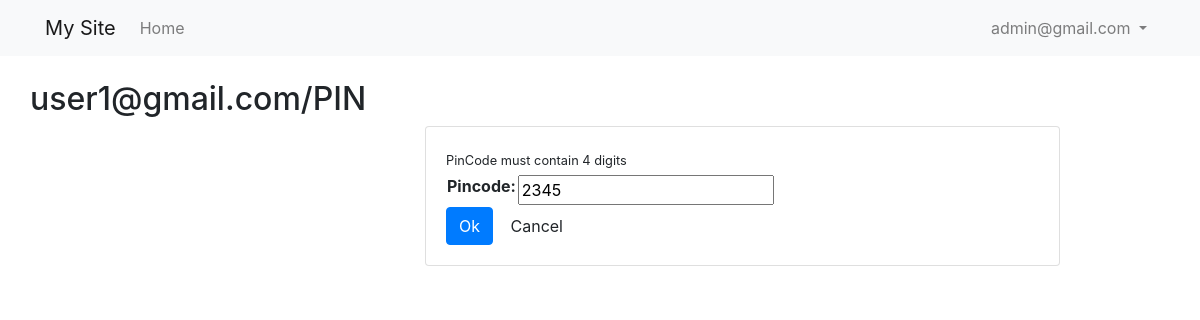
Screenshot of /pinupdate/2/ (signed in) with the database file from the repository.
### users/models.py (models this page shows, shortened)
class CustomUser(AbstractBaseUser, PermissionsMixin):
    url_height = models.PositiveIntegerField(null=True)
    url_width = models.PositiveIntegerField(null=True)
    first_name = models.CharField("user's first name", max_length=30)
    last_name = models.CharField("user's last name", max_length=30)
    photo = models.ImageField(default="usernophoto.jpg", width_field='url_width', height_field='url_height', upload_to='user_photos',
                              null=True, blank=True)
    email = models.EmailField(_('email address'), unique=True)
    country = models.CharField(max_length=300, choices=(
        ('US', 'United States'),
        ('FR', 'France'),
        ('CN', 'China'),
        ('RU', 'Russia'),
        ('IT', 'Italy')
    )
                               )
    about = models.TextField(verbose_name='about', null=True, blank=True, max_length=300)
    pincode = models.CharField(max_length=4,blank=True)
    role = models.CharField(max_length=300, choices=(
        ('A', 'Admin'),
        ('E', 'Expert'),
        ('C', 'Competitor'),
        ('N', 'No role'),
    )
                            ,default=('N', 'No role'))
    event = models.ForeignKey(Event, on_delete=models.SET_NULL,null=True, blank=True)
    is_staff = models.BooleanField(default=False)
    is_active = models.BooleanField(default=True)
    date_joined = models.DateTimeField(default=timezone.now)
    USERNAME_FIELD = 'email'
    EMAIL_FIELD = 'email'
    REQUIRED_FIELDS = ['first_name', 'last_name']
    objects = CustomUserManager()
    class Meta():
        ordering = ['date_joined']

### users/views.py (the view)
# urls.py: path('pinupdate/<int:pk>/', views.UpdatePinCodeView.as_view(), name="pin"),
class UpdatePinCodeView(generic.UpdateView):
    model = CustomUser
    form_class = PinCodeForm
    template_name = 'registration/pincode.html'
    success_url = reverse_lazy('home')

### users/forms.py
class PinCodeForm(UserChangeForm):
    pincode = forms.CharField(max_length=4, validators=[RegexValidator(regex=r'^\d{4}$',
                                                                       message='PinCode must contain 4 digits / Пинкод должен состоять из 4 цифр',
                                                                       code='Wrong_Pin_Regex')],
                              help_text="PinCode must contain 4 digits")
    class Meta:
        model = CustomUser
        fields = ['pincode']

### templates/registration/pincode.html (shortened to what this page needs)
{% extends 'base.html' %}
{% load static %}
{% block content %}
    <div class="row">
        <h2> {{ form.instance.email }}/PIN</h2>
    </div>
              <form method="post" enctype="multipart/form-data">
<div class="row">
    <div class="col-4 text-center">
      </div>
    <div class="col-7">
      <div class="card">
        <div class="card-body">
                <table>
                        <tr>
                            <td></td>
                        </tr>
     <tr> <th>{{ form.pincode.label_tag }}</th>
        <td>
          {{ form.pincode }}
     </tr>
                    <tr>
                        <small>{{ form.pincode.help_text }}</small>
                    </tr>
</table>
            <button type="submit" class="btn btn-primary">Ok</button>
            <a href="{% url 'home' %}" class="btn btn-secodary">Cancel</a>
        </div>
      </div>
    </div>
  </div>
              </form>
{% endblock %}

### templates/base.html (shortened to what this page needs)
<!doctype html>
<html lang="ru">
<head>
<link rel="stylesheet" href="https://cdn.jsdelivr.net/npm/bootstrap@4.5.3/dist/css/bootstrap.min.css">  <title>{% block title %}My Site{% endblock %}</title>
</head>
<body>
  <nav class="navbar navbar-expand-lg navbar-light bg-light mb-4">
    <div class="container">
      <a class="navbar-brand" href="{% url 'home' %}">My Site</a>
      <div class="collapse navbar-collapse" id="navbarSupportedContent">
        <ul class="navbar-nav mr-auto">
          <li class="nav-item">
            <a class="nav-link" href="{% url 'home' %}">Home</a>
          </li>
        </ul>
        {% if user.is_authenticated %}
          <ul class="navbar-nav">
            <li class="nav-item dropdown">
              <a class="nav-link dropdown-toggle" href="#" id="navbarDropdown" role="button" data-toggle="dropdown" aria-haspopup="true" aria-expanded="false">
                {{ user.email }}
              </a>
            </li>
          </ul>
        {% else %}
          <form class="form-inline my-2 my-lg-0">
            <a href="{% url 'login' %}" class="btn btn-outline-secondary">Log in</a>
            <a href="{% url 'signup' %}" class="btn btn-primary ml-2">Sign up</a>
          </form>
        {% endif %}
      </div>
    </div>
  </nav>
  <div class="container">
    {% block content %}
    {% endblock %}
  </div>
</body>
</html>

### rows the page displays
CustomUser: email "admin@gmail.com"
CustomUser: instance.email "user1@gmail.com", pincode "2345"
